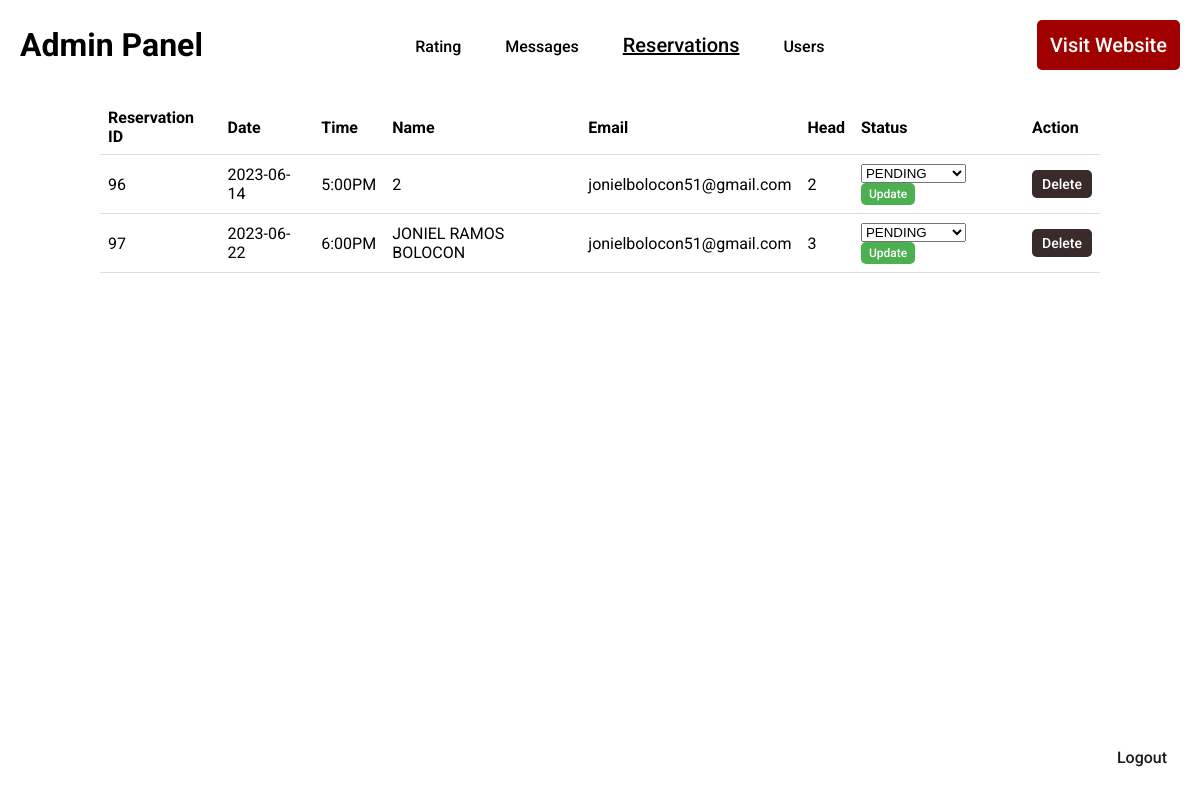
/admin/admin-reserve.php, run on the app's committed database.
### tables this page shows
CREATE TABLE `reservation` (
  `res_ID` int(11) NOT NULL,
  `registration_id` bigint(20) NOT NULL,
  `date` date NOT NULL,
  `time` varchar(100) NOT NULL,
  `name` varchar(100) NOT NULL,
  `contact` varchar(100) NOT NULL,
  `head` varchar(100) NOT NULL,
  `status` varchar(100) NOT NULL
);

### admin/admin-reserves.php (the view, shortened to what this page needs)
<?php
try {
    $conn = new PDO("mysql:host=" . DB_HOST . ";dbname=" . DB_NAME . ";charset=utf8mb4", DB_USER, DB_PASSWORD);
    $conn->setAttribute(PDO::ATTR_ERRMODE, PDO::ERRMODE_EXCEPTION);
} catch (PDOException $e) {
    die("Connection failed: " . $e->getMessage());
}
$stmt = $conn->query("SELECT * FROM `reservation`");
$reservations = $stmt->fetchAll();
if (!empty($reservations)) {
    foreach ($reservations as $reservation) {
        $status = $reservation['status'] ? $reservation['status'] : 'pending';
        echo "<tr>";
        echo "<td>" . $reservation['res_ID'] . "</td>";
        echo "<td>" . $reservation['date'] . "</td>";
        echo "<td>" . $reservation['time'] . "</td>";
        echo "<td>" . $reservation['name'] . "</td>";
        echo "<td>" . $reservation['contact'] . "</td>";
        echo "<td>" . $reservation['head'] . "</td>";
        echo "<td>" . getStatusLabel($status, $reservation['res_ID']) . "</td>";
        echo "<td>";
        echo "<form method='POST'>";
        echo "<button type='submit' class='update-btn' name='delete' value='" . $reservation['res_ID'] . "'>Delete</button>";
        echo "</form>";
        echo "</td>";
        echo "</tr>";
    }
} else {
    echo "<tr><td colspan='8'>No reservations found</td></tr>";
}
function getStatusLabel($status, $resID)
{
    $pendingSelected = "";
    $approvedSelected = "";
    $declinedSelected = "";
    $canceledSelected = "";
    $completeSelected = "";
    $label = "<form method='POST'>";
    $label .= "<input type='hidden' name='resID' value='" . $resID . "'>";
    $label .= "<select name='status' class='status-select'>";
    $label .= "<option value='PENDING' " . $pendingSelected . ">PENDING</option>";
    $label .= "<option value='APPROVED' " . $approvedSelected . ">APPROVED</option>";
    $label .= "<option value='DECLINED' " . $declinedSelected . ">DECLINED</option>";
    $label .= "<option value='CANCELLED' " . $canceledSelected . ">CANCELLED</option>";
    $label .= "<option value='COMPLETED' " . $completeSelected . ">COMPLETED</option>";
    $label .= "</select>";
    $label .= "<button type='submit' class='update-btn-small'>Update</button>";
    $label .= "</form>";
    return $label;
}
?>

### admin/admin-reserve.css (style rules this page uses)
* { box-sizing: border-box; padding: 0; margin: 0; }
body { font-family: 'Roboto'; }
li, a, button { font-family: "Roboto"; font-weight: 500; font-size: 16px; text-decoration: none; color: rgb(27, 27, 27); }
button, .ctn { border: none; border-radius: 5px; background-color: #a10000; padding: 13px 13px; color: white; cursor: pointer; transition: all 0.3s ease 0s; font-size: 20px; }
th, td { padding: 8px; text-align: left; border-bottom: 1px solid #ddd; }
.update-btn { padding: 6px 10px; background-color: #3a2b2b; color: white; border: none; cursor: pointer; font-size: 14px; }
.update-btn-small { padding: 4px 8px; background-color: #4CAF50; color: white; border: none; cursor: pointer; font-size: 12px; }

### data on the page
reservation: res_ID "96", date "2023-06-14", time "5:00PM", name "2", contact "jonielbolocon51@gmail.com", head "2"
reservation: res_ID "97", date "2023-06-22", time "6:00PM", name "JONIEL RAMOS BOLOCON", contact "jonielbolocon51@gmail.com", head "3"
